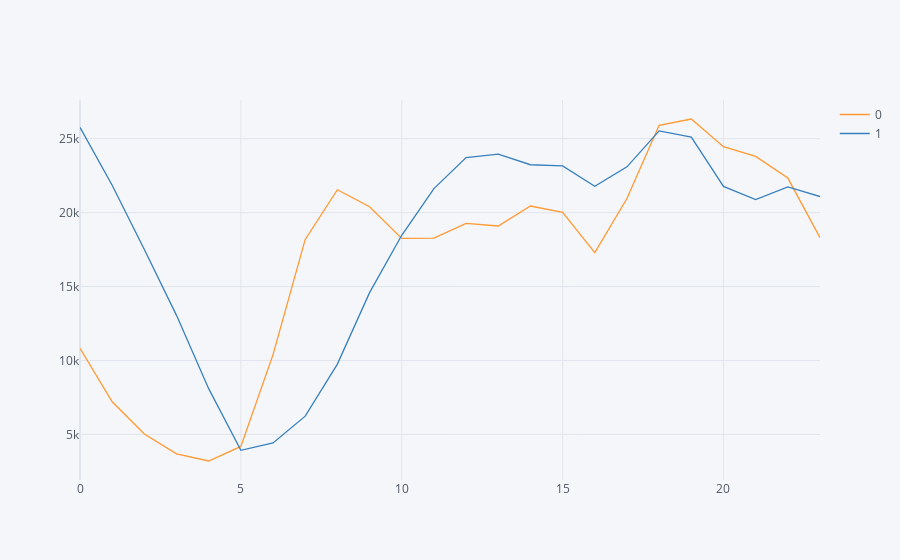

Notebook code cell kept with this figure:
### Code cell
df.groupby(['hour', 'is_weekend'])['cnt'].mean().unstack().iplot()

### Figure 1 — Plotly figure (JSON) as saved in the notebook; plotly's stock layout.template omitted (floating-point values rounded to 4 significant figures)
{"data": [{"line": {"color": "rgba(255, 153, 51, 1.0)", "dash": "solid", "shape": "linear", "width": 1.3}, "mode": "lines", "name": "0", "text": "", "type": "scatter", "x": [0, 1, 2, 3, 4, 5, 6, 7, 8, 9, 10, 11, 12, 13, 14, 15, 16, 17, 18, 19, 20, 21, 22, 23], "y": [10820.0, 7206.0, 5025.0, 3684.0, 3201, 4188.0, 10390.0, 18180.0, 21550.0, 20400.0, 18260.0, 18268, 19270.0, 19090.0, 20440.0, 20010.0, 17300.0, 20950.0, 25900.0, 26330.0, 24460.0, 23800.0, 22335, 18300.0]}, {"line": {"color": "rgba(55, 128, 191, 1.0)", "dash": "solid", "shape": "linear", "width": 1.3}, "mode": "lines", "name": "1", "text": "", "type": "scatter", "x": [0, 1, 2, 3, 4, 5, 6, 7, 8, 9, 10, 11, 12, 13, 14, 15, 16, 17, 18, 19, 20, 21, 22, 23], "y": [25760.0, 21850.0, 17510.0, 13050.0, 8094.0, 3921.0, 4424.0, 6231.0, 9755.0, 14589, 18470.0, 21620.0, 23720.0, 23950.0, 23240.0, 23160.0, 21780.0, 23100.0, 25530.0, 25110.0, 21767, 20880.0, 21730.0, 21080.0]}], "layout": {"legend": {"bgcolor": "#F5F6F9", "font": {"color": "#4D5663"}}, "paper_bgcolor": "#F5F6F9", "plot_bgcolor": "#F5F6F9", "title": {"font": {"color": "#4D5663"}}, "xaxis": {"gridcolor": "#E1E5ED", "showgrid": true, "tickfont": {"color": "#4D5663"}, "title": {"font": {"color": "#4D5663"}, "text": ""}, "zerolinecolor": "#E1E5ED"}, "yaxis": {"gridcolor": "#E1E5ED", "showgrid": true, "tickfont": {"color": "#4D5663"}, "title": {"font": {"color": "#4D5663"}, "text": ""}, "zerolinecolor": "#E1E5ED"}}}
